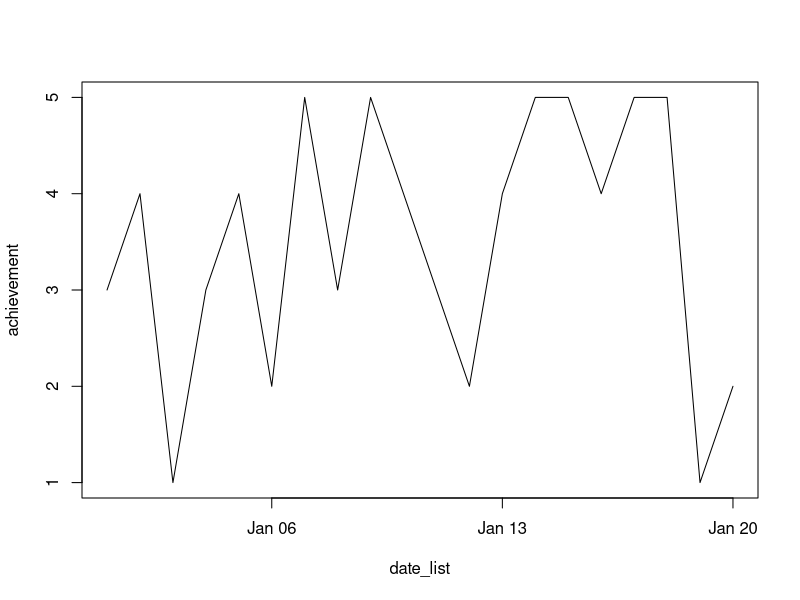
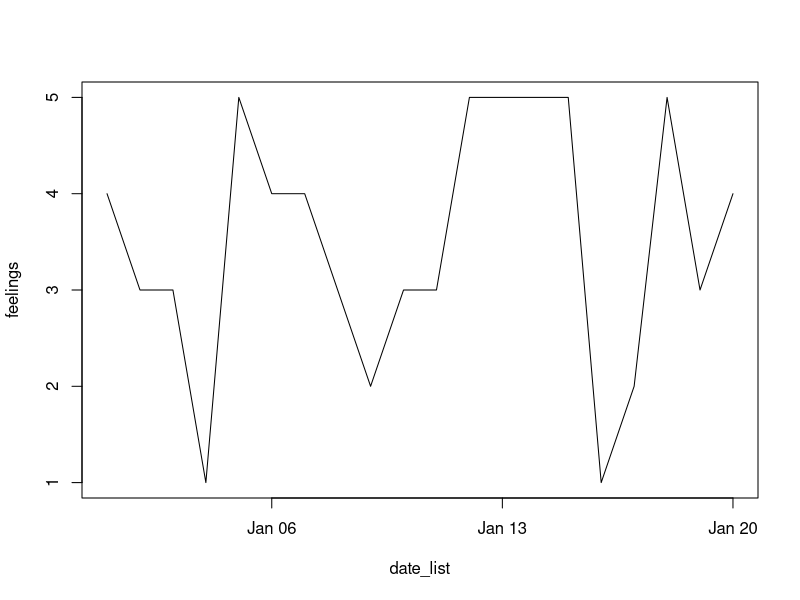

Generate these figures, in order, with R: (Note: this script raises an error after producing the figures.)
library(tidyverse)
#Generating example data
date_list <-
  seq(as.Date("2020-01-01"), as.Date("2020-01-20"), by = "days")
achievement <- sample(1:5, replace = TRUE, size = 20)
feelings <- sample(1:5, replace = TRUE, size = 20)
trigger_names <-
  c(
    "Coffee",
    "Distracted by YouTube",
    "Social Media notifications",
    "Stressed?",
    "Weather",
    "Loud Noises"
  )
trigger_numbers <- 1:length(trigger_names)
random_triggerday <- function(a = trigger_numbers) {
  sample(a, sample(1:length(a), 1, replace = TRUE))
}
triggers_example <- replicate(20, random_triggerday())

#Generating plots
plot(x = date_list, y = achievement, type = "l")
plot(x = date_list, y = feelings, type = "l")
plot(x = date_list, y = triggers_example, type = "p")

#fill NAs and convert to df
df <-
  data.frame(lapply(triggers_example, `length<-`, max(lengths(triggers_example))))
df <- data.frame(t(df))
df <- pivot_longer(df, cols = c("X1", "X2", "X3", "X4", "X5", "X6"))
date_df <- data.frame(date_list)
date_df_long <- date_df %>% slice(rep(1:n(), each = 6))
final_df <- cbind(date_df_long, df) %>%
  select(date_list, value)

#Generating the plot for the effect lists
ggplot(final_df, aes(x = date_list, y = value)) +
  geom_point() +
  xlab("Dates") +
  scale_y_continuous(name = "Effects",
                     breaks = 1:6,
                     labels = trigger_names)